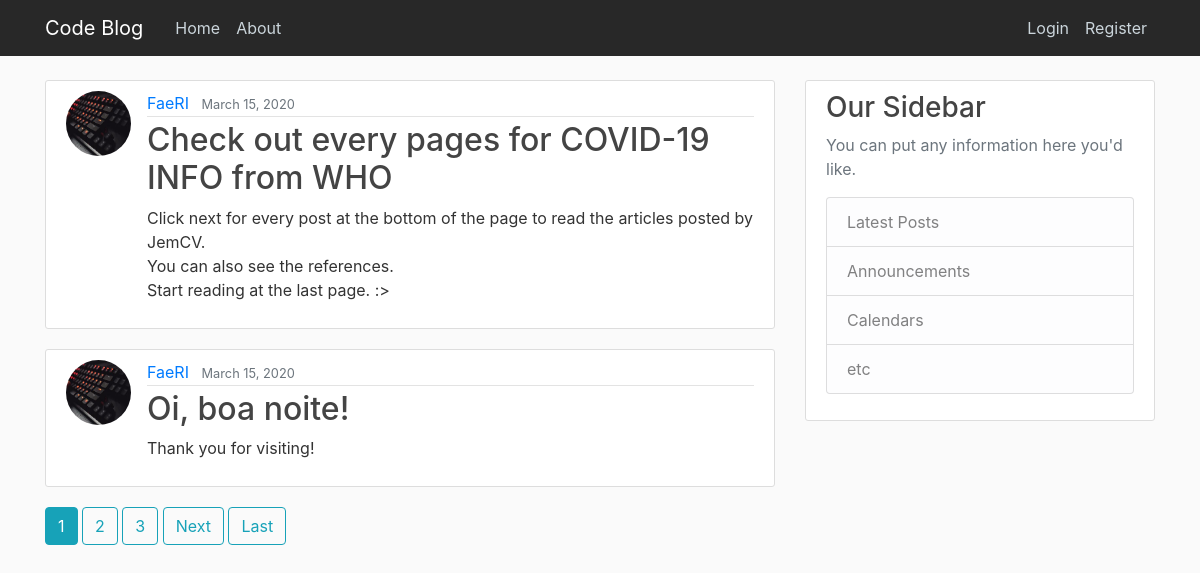
The page / on the database its author committed.
### blog/models.py (models this page shows, shortened)
class Post(models.Model):
	title = models.CharField(max_length=100)
	content = models.TextField()
	date_posted = models.DateTimeField(default=timezone.now)       #(auto_now_add=True)
	author = models.ForeignKey(User, on_delete=models.CASCADE)

### users/models.py (models this page shows, shortened)
class Profile(models.Model):
	user = models.OneToOneField(User, on_delete=models.CASCADE)
	image = models.ImageField(default='default.jpg', upload_to='profile_pics')

### blog/views.py (the view)
# urls.py: path('', PostListView.as_view(), name='blog-home'),
class PostListView(ListView):
	model = Post
	template_name = 'blog/home.html' # <app>/<model>_<viewtype>.html
	context_object_name = 'posts'
	ordering = ['-date_posted']
	paginate_by= 2

### blog/templates/blog/home.html (shortened to what this page needs)
{% extends "blog/base.html" %}
{% block content %}
	{% for post in posts %}
		<article class="media content-section">
		<img class= "rounded-circle article-img"src ="{{post.author.profile.image.url}}">
		  <div class="media-body">
		    <div class="article-metadata">
		      <a class="mr-2" href="{% url 'user-posts' post.author.username %}">{{ post.author }}</a>
		      <small class="text-muted">{{ post.date_posted|date:"F d, Y" }}</small>
		    </div>
		    <h2><a class="article-title" href="{% url 'post-detail' post.id  %}">{{ post.title }}</a></h2>
		    <p class="article-content">{{ post.content }}</p>
		  </div>
		</article>
	{% endfor %}
	{% if is_paginated %}
      	{% for num in page_obj.paginator.page_range %}
        	 {% if page_obj.number == num %}
          		<a class="btn btn-info mb-4" href="?page={{ num }}">{{ num }}</a>
        	{% elif num > page_obj.number|add:'-3' and num < page_obj.number|add:'3' %}
          		<a class="btn btn-outline-info mb-4" href="?page={{ num }}">{{ num }}</a>
        {% endif %}
      	{% endfor %}
      	{% if page_obj.has_next %}
        <a class="btn btn-outline-info mb-4" href="?page={{ page_obj.next_page_number }}">Next</a>
        <a class="btn btn-outline-info mb-4" href="?page={{ page_obj.paginator.num_pages }}">Last</a>
      	{% endif %}
   	{% endif %}
{% endblock content %}

### blog/static/blog/main.css (style rules this page uses)
body { background: #fafafa; color: #333333; margin-top: 5rem; }
h1, h2, h3, h4, h5, h6 { color: #444444; }
.content-section { background: #ffffff; padding: 10px 20px; border: 1px solid #dddddd; border-radius: 3px; margin-bottom: 20px; }
.article-title { color: #444444; }
.article-content { white-space: pre-line; }
.article-img { height: 65px; width: 65px; margin-right: 16px; }
.article-metadata { padding-bottom: 1px; margin-bottom: 4px; border-bottom: 1px solid #e3e3e3 }

### rows shown on the page
Post: author.profile.image (picture), author "FaeRI", date_posted "March 15, 2020", title "Check out every pages for COVID-19 INFO from WHO", content "Click next for every post at the bottom of the page to read the articles posted by JemCV. You can also see the references. Start reading at the last page. :>"
Post: author.profile.image (picture), author "FaeRI", date_posted "March 15, 2020", title "Oi, boa noite!", content "Thank you for visiting!"

### other values the page prints
{{ num }} "1"
{{ num }} "2" "3"
